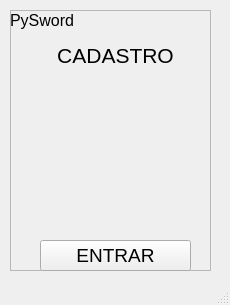
<?xml version="1.0" encoding="UTF-8"?>
<ui version="4.0">
 <class>MainWindow</class>
 <widget class="QMainWindow" name="MainWindow">
  <property name="geometry">
   <rect>
    <x>0</x>
    <y>0</y>
    <width>230</width>
    <height>305</height>
   </rect>
  </property>
  <property name="windowTitle">
   <string>MainWindow</string>
  </property>
  <widget class="QWidget" name="centralwidget">
   <widget class="QFrame" name="frame_3">
    <property name="enabled">
     <bool>true</bool>
    </property>
    <property name="geometry">
     <rect>
      <x>10</x>
      <y>10</y>
      <width>201</width>
      <height>261</height>
     </rect>
    </property>
    <property name="autoFillBackground">
     <bool>false</bool>
    </property>
    <property name="frameShape">
     <enum>QFrame::StyledPanel</enum>
    </property>
    <property name="frameShadow">
     <enum>QFrame::Raised</enum>
    </property>
    <widget class="QLabel" name="label_5">
     <property name="geometry">
      <rect>
       <x>0</x>
       <y>0</y>
       <width>71</width>
       <height>21</height>
      </rect>
     </property>
     <property name="text">
      <string>&lt;html&gt;&lt;head/&gt;&lt;body&gt;&lt;p&gt;&lt;span style=&quot; font-size:12pt;&quot;&gt;PySword&lt;/span&gt;&lt;/p&gt;&lt;/body&gt;&lt;/html&gt;</string>
     </property>
    </widget>
    <widget class="QPushButton" name="pushButton_5">
     <property name="geometry">
      <rect>
       <x>30</x>
       <y>230</y>
       <width>151</width>
       <height>31</height>
      </rect>
     </property>
     <property name="font">
      <font>
       <pointsize>14</pointsize>
      </font>
     </property>
     <property name="text">
      <string>ENTRAR</string>
     </property>
    </widget>
    <widget class="QLabel" name="label_6">
     <property name="geometry">
      <rect>
       <x>40</x>
       <y>30</y>
       <width>131</width>
       <height>31</height>
      </rect>
     </property>
     <property name="font">
      <font>
       <pointsize>16</pointsize>
      </font>
     </property>
     <property name="text">
      <string>&lt;html&gt;&lt;head/&gt;&lt;body&gt;&lt;p align=&quot;center&quot;&gt;CADASTRO&lt;/p&gt;&lt;/body&gt;&lt;/html&gt;</string>
     </property>
     <property name="alignment">
      <set>Qt::AlignCenter</set>
     </property>
    </widget>
    <widget class="QLabel" name="label">
     <property name="geometry">
      <rect>
       <x>30</x>
       <y>70</y>
       <width>151</width>
       <height>151</height>
      </rect>
     </property>
     <property name="text">
      <string>&lt;html&gt;&lt;head/&gt;&lt;body&gt;&lt;p&gt;&lt;img src=&quot;:/newPrefix/check.png&quot;/&gt;&lt;/p&gt;&lt;/body&gt;&lt;/html&gt;</string>
     </property>
    </widget>
   </widget>
  </widget>
  <widget class="QStatusBar" name="statusbar"/>
 </widget>
 <resources>
  <include location="../qt/test.qrc"/>
 </resources>
 <connections/>
</ui>
